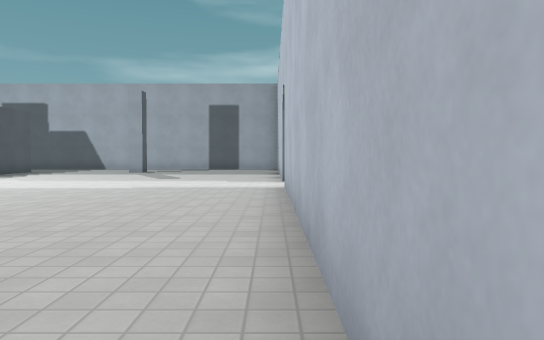
view 1 (above)

24 first-person views from a walk through a level from a Godot 3-D game. The camera is 1.2 m above the floor, tilts 2° down and sees 70° across. The floor is counted in squares, 2 m on a side. Each view is taken from the middle of a square. On the plan, view 1 faces up. The plan holds only what a view shows up to about 11 squares ahead; the rest is blank. The place goes on beyond the plan. Surface patterns are stand-ins for the level's own textures.

view 2
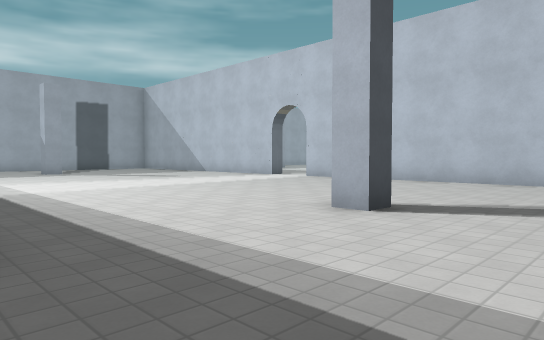

view 3
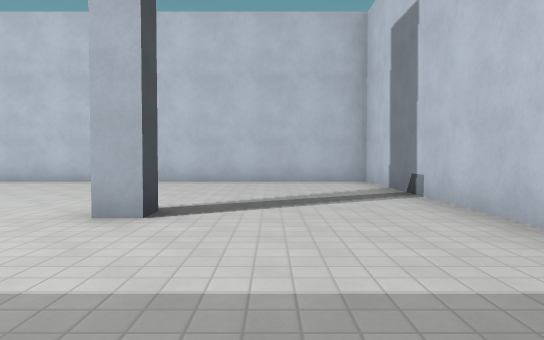

view 4
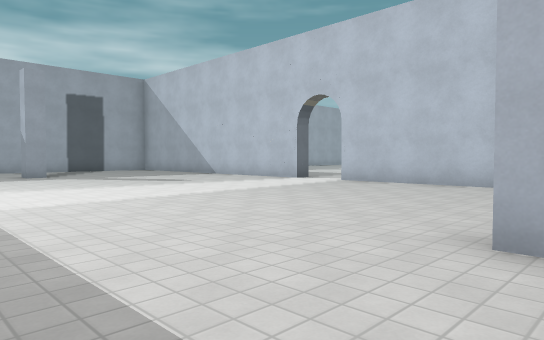

view 5
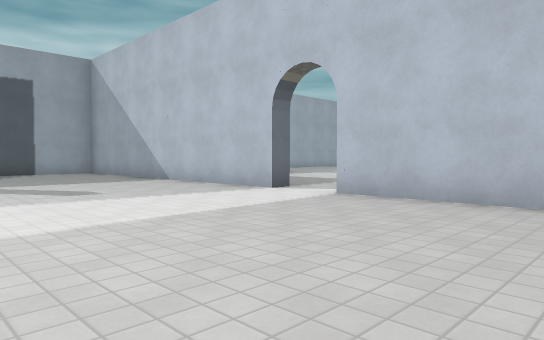

view 6
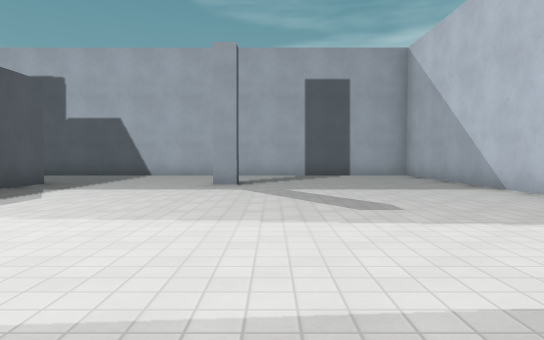

view 7
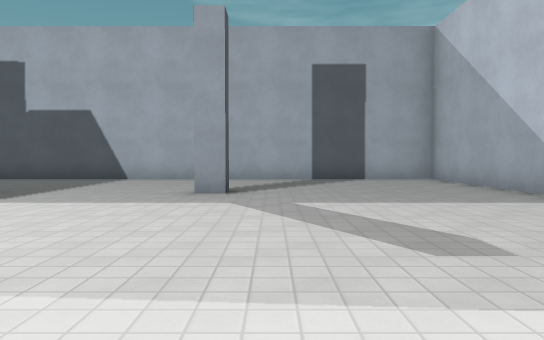

view 8
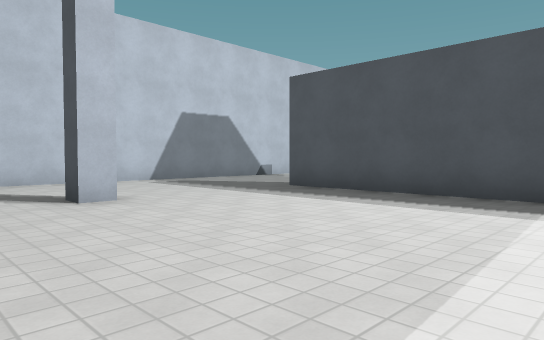

view 9
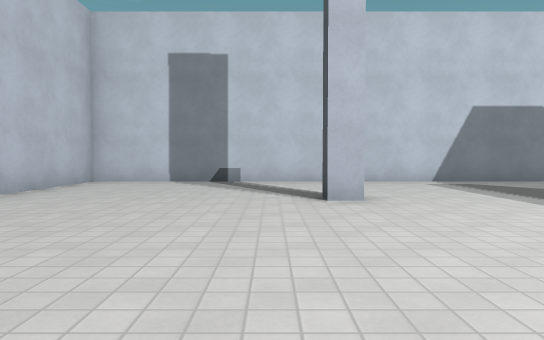

view 10
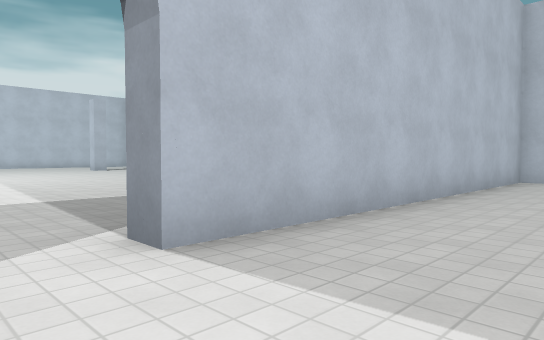

view 11
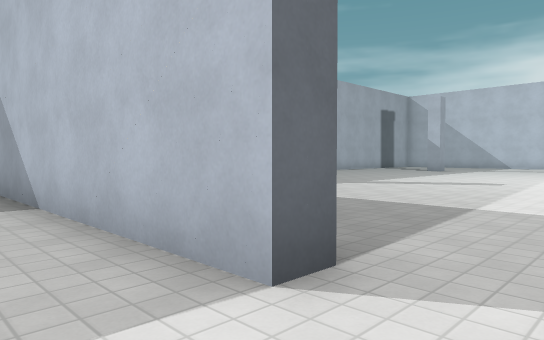

view 12
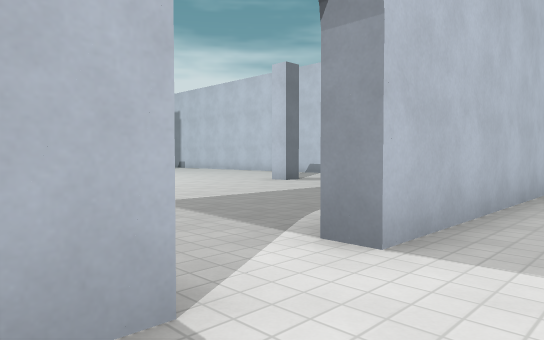

view 13
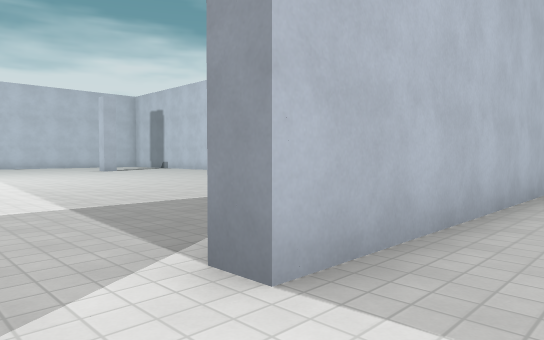

view 14
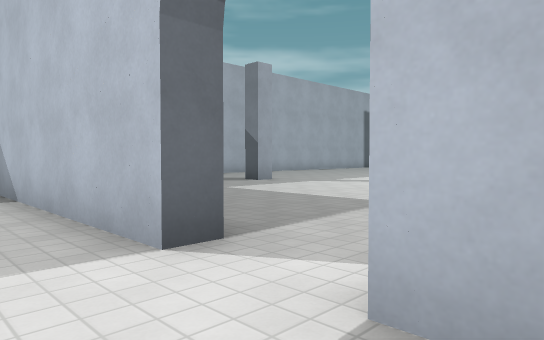

view 15
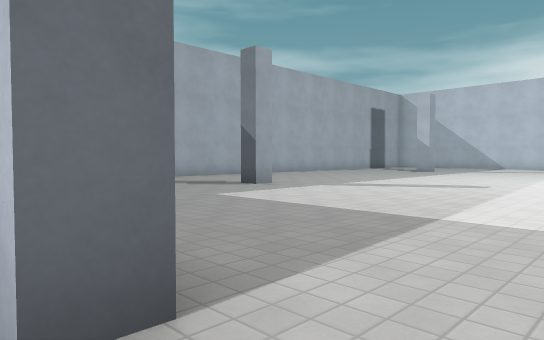

view 16
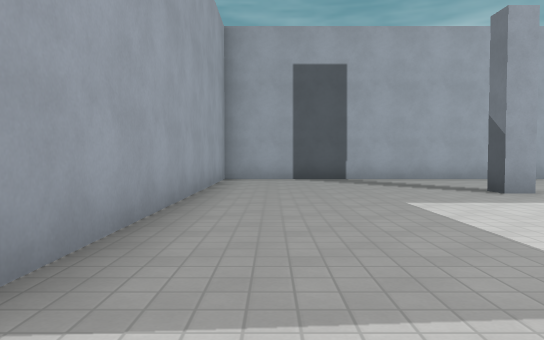

view 17
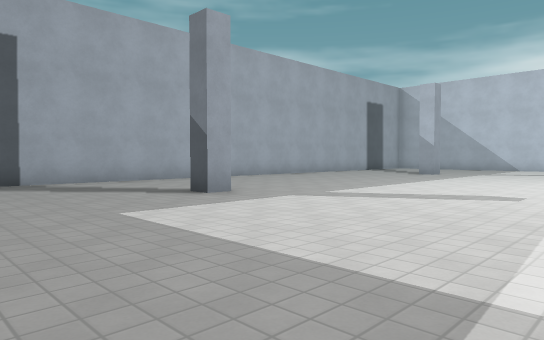

view 18
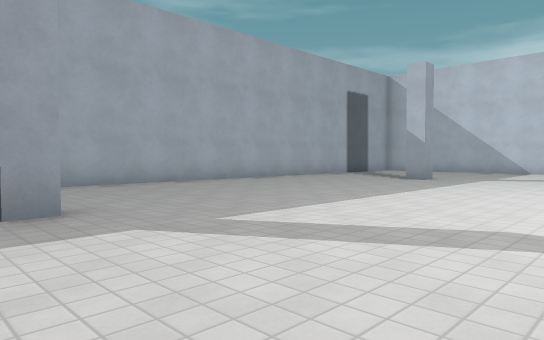

view 19
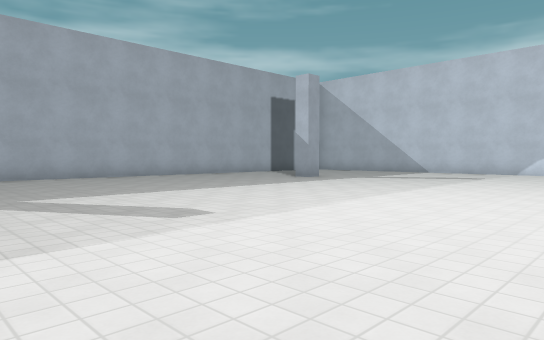

view 20
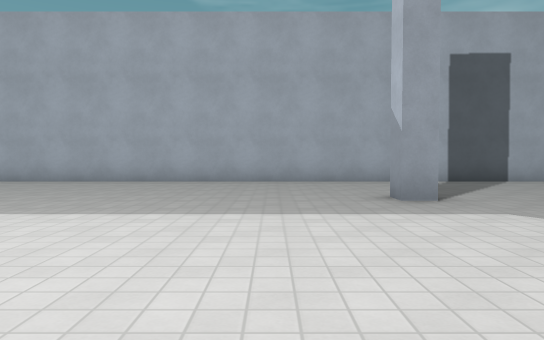

view 21
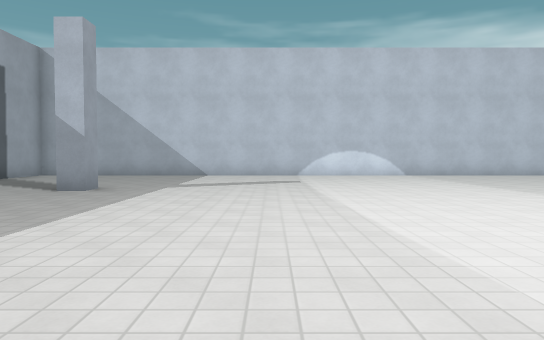

view 22
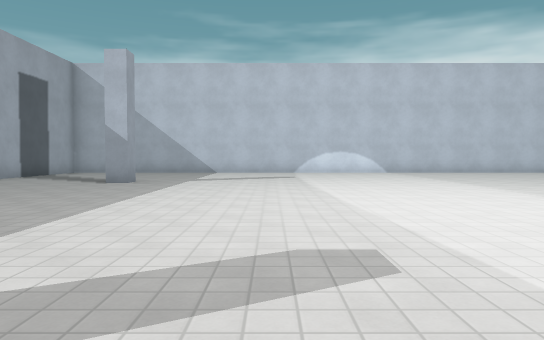

view 23
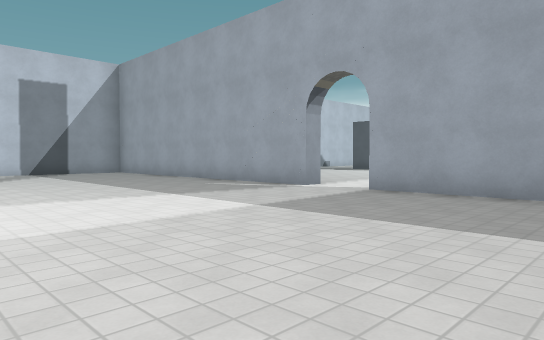

view 24
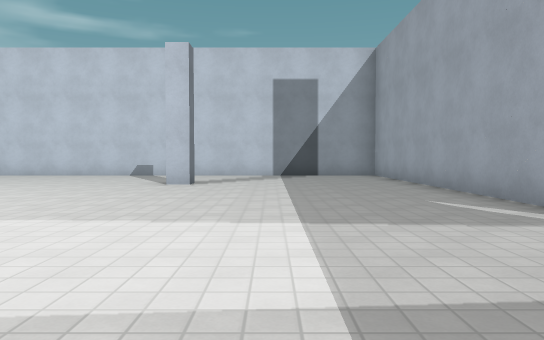

### Floor plan
Points are (right, up) in squares from view 1. A wall is a line through its corners. A room is listed if a view was taken in it or the views show most of it. See-through windows are left out.
Room 1 (views 1, 2, 3, 4, 5, 6, 7, 8, 9, 10, 11, 12, 13, 14, 15)
walls: (0.7, 9.2) (0.3, 9.2) (0.3, 18.2) (-10.5, 18.2); (-4.8, 14.8) (-4.8, 14.2) (-5.2, 14.2) (-5.2, 14.8); (-5.2, 2.8) (-4.8, 2.8) (-4.8, 2.2) (-5.2, 2.2) (-5.2, 2.8); (-10.5, -1.3) (0.3, -1.3) (0.3, 7.7)
ways out: opening at (1, 8.5) to room 2; gap at (-10, 3)
Room 2 (views 16, 17, 18, 19, 20, 21, 22, 23, 24)
walls: (5.8, 2.2) (5.8, 2.8) (6.2, 2.8); (6.4, 14.2) (5.8, 14.2) (5.8, 14.8); (15.4, 14.2) (14.8, 14.2) (14.8, 14.8); (0.3, 7.7) (0.7, 7.7) (0.7, 0); (19.5, 18.2) (0.7, 18.2) (0.7, 9.2)
ways out: opening at (1, 8.5) to room 1

Positions as (right, up) in squares from view 1, and headings:
1: (0, 0), facing up
2: (-9, 0), facing up-right
3: (-9, 1), facing right
4: (-8, 2), facing up-right
5: (-5, 4), facing up-right
6: (-4, 6), facing up
7: (-4, 8), facing up
8: (-3, 8), facing down-left
9: (-4, 8), facing down
10: (-2, 9), facing down-right
11: (-1, 8), facing up-right
12: (-1, 10), facing down-right
13: (-1, 9), facing down-right
14: (-1, 7), facing up-right
15: (0, 8), facing up-right
16: (2, 8), facing up
17: (2, 9), facing up-right
18: (5, 10), facing up-right
19: (6, 7), facing up-right
20: (13, 9), facing up
21: (8, 11), facing right
22: (6, 11), facing right
23: (7, 13), facing down-left
24: (4, 11), facing down
